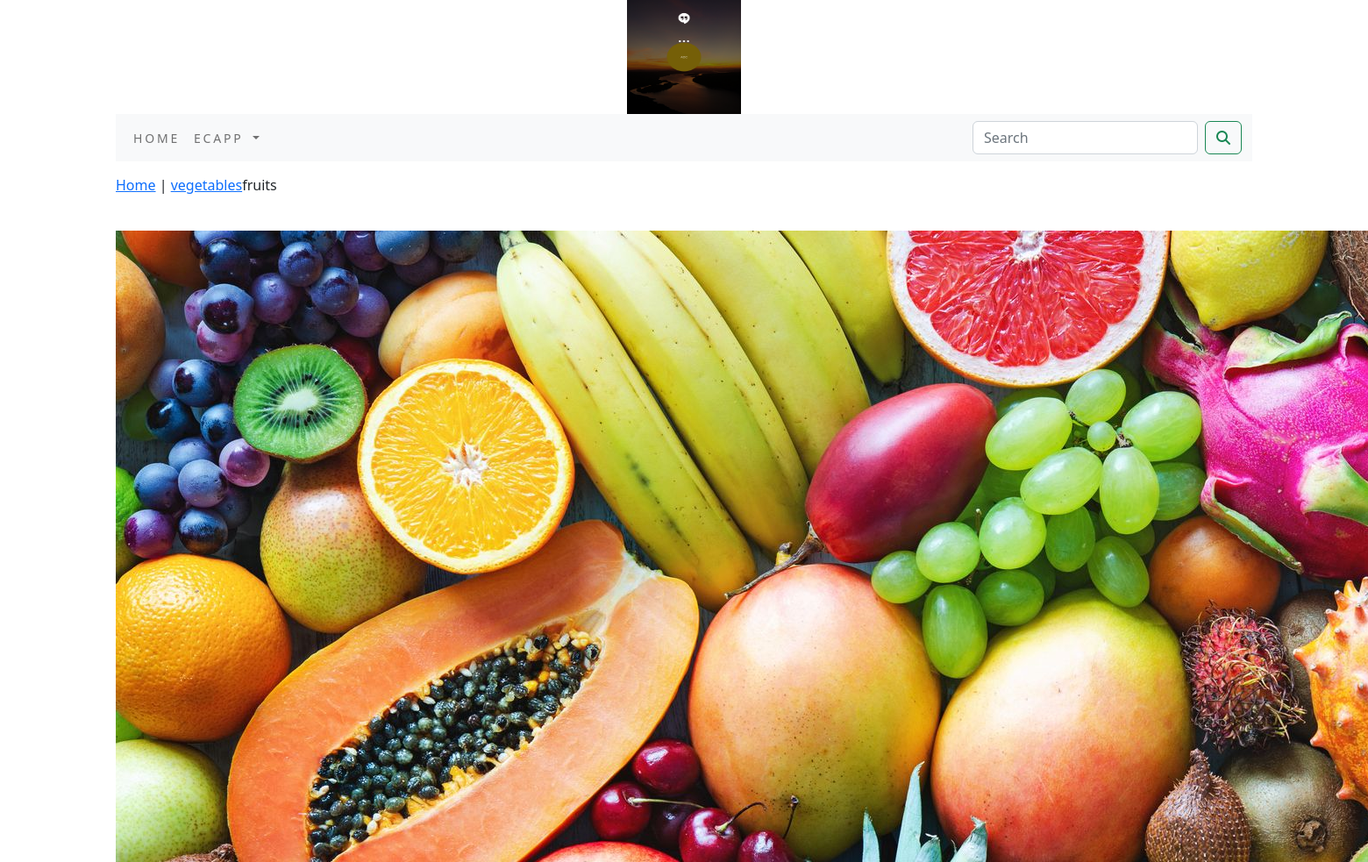
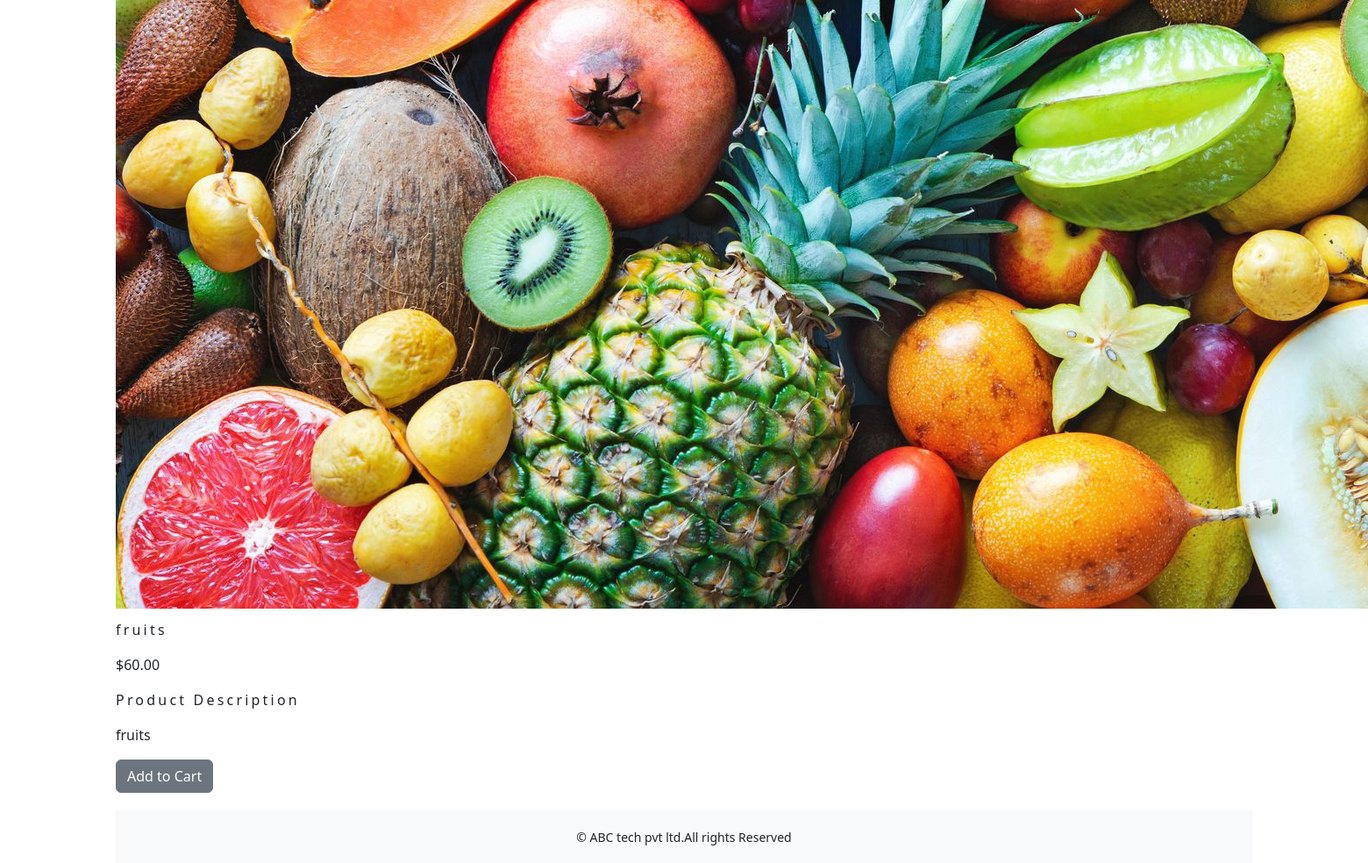
/ecapp/vegetables/fruits/, run on the app's committed database (2 pictures, top to bottom).
### ecapp/models.py (models this page shows, shortened)
class Product(models.Model):
    name = models.CharField(max_length=250, unique=True)
    slug = models.SlugField(max_length=250, unique=True)
    description = models.TextField(blank=True)
    price = models.DecimalField(max_digits=10, decimal_places=2)
    category = models.ForeignKey(Category, on_delete=models.CASCADE)
    image = models.ImageField(upload_to='product', blank=True)
    stock = models.IntegerField()
    available = models.BooleanField(default=True)
    created = models.DateTimeField(auto_now_add=True)
    updated = models.DateTimeField(auto_now=True)
    class Meta:
        ordering = ('name',)
        verbose_name = 'product'
        verbose_name_plural = 'products'

class Category(models.Model):
    name = models.CharField(max_length=250, unique=True)
    slug = models.SlugField(max_length=250, unique=True)
    description = models.TextField(blank=True)
    image = models.ImageField(upload_to='category', blank=True)
    class Meta:
        ordering = ('name',)
        verbose_name = 'category'
        verbose_name_plural = 'categories'
    def get_url(self):
        return reverse('ecapp:products_by_category', args=[self.slug])
    def __str__(self):
        return '{}'.format(self.name)

### ecapp/views.py (the view)
# urls.py: path('<slug:c_slug>/<slug:product_slug>/', views.proDetail, name='prodCatdetail')
def proDetail(request,c_slug,product_slug):
    try:
        product=Product.objects.get(category__slug=c_slug,slug=product_slug)
    except Exception as e:
        raise e
    return render(request,'product.html',{'product':product})

### cart/context_processors.py (called while the page is built)
def counter(request):
    item_count=0
    if 'admin' in request.path:
        return {}
    else:
        try:
            cart=Cart.objects.filter(cart_id=_cart_id(request))
            car_items=CartItem.objects.all().filter(cart=cart[:1])
            for cart_item in car_items:
                item_count += cart_item.quantity
        except Cart.DoesNotExist:
            item_count=0
    return dict(item_count=item_count)

### cart/views.py (called while the page is built)
def _cart_id(request):
    cart=request.session.session_key
    if not cart:
         cart=request.session.create()
    return cart

### ecapp/context_processors.py (called while the page is built)
def menu_links(request):
    links = Category.objects.all()
    return dict(links=links)

### templates/product.html (shortened to what this page needs)
{% extends 'base.html' %}
{% load static %}
{% block content %}
<div class="row my_prod_row_class">
    <div class="mx_auto">
        <p>
            <a href="{% url  'ecapp:allProdCat'  %}">Home</a> | <a href="{{product.category.get_url}}">{{product.category}}</a>{{product.name}}
        </p>
    </div>
    <div class="container">
<br>
    <div class="row">
    <div class="col-12 col-sm-12-col-md-12 col-lg-6 text-center">
        <div style="min-width:18rem;">
            <img src="{{product.image.url}}" alt="{{product.name}}">
        </div>
    </div>
    <div>
        <div class="col-12 col-sm-12 col-md-12 col-lg-6 ">
            <div>
            <h1 class="my_prod_title">{{product.name}}</h1>
            <p>${{product.price}}</p>
            <p class="my_title"> Product Description</p>
            <p class="text-justify my_prod_text">{{product.description}}</p>
            {% if product.stock <= 0 %}
            <p class="text-justify my_prod_text"><b>Out of stock</b></p>
            {% else %}
            <a class="btn btn-secondary" href="{% url 'cart:add_cart' product.id %}">Add to Cart</a>
            {% endif %}
        </div>
    </div>
        </div>
</div>
</div>
{% endblock %}

### static/css/custom.css (style rules this page uses)
body { font-family: 'Roboto', sans-serif; }
.my_title { font-size:16px; text_transform:uppercase; letter-spacing: .2em; }
.my_prod_row_class { padding-top:15px; padding-bottom:20px }
.my_prod_title { font-size:16px; text_transform:uppercase; letter-spacing:.2em; padding-top:15px; padding-bottom:10px; }
.my_prod_text { padding-right:20px; }

### data on the page
Product: category "vegetables", name "fruits", image (picture), price "60.00", description "fruits"
